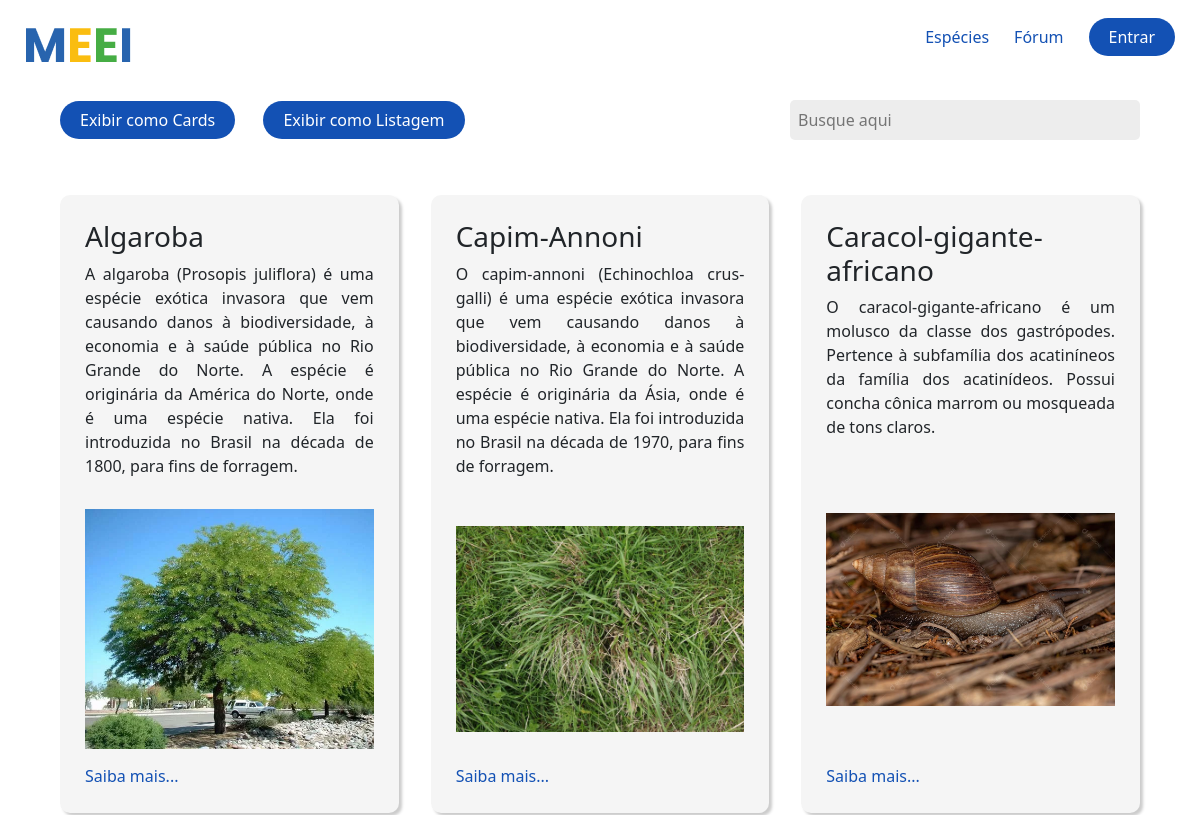
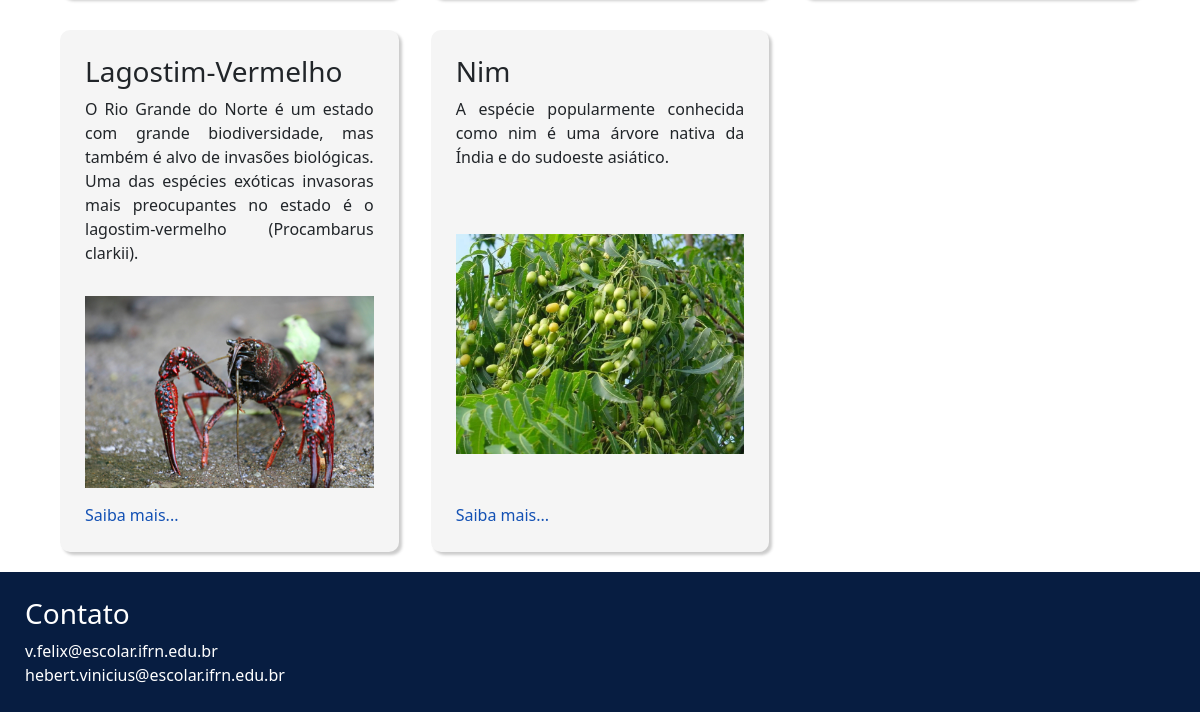
Before: /especies/ with the older database file (2 pictures, top to bottom).
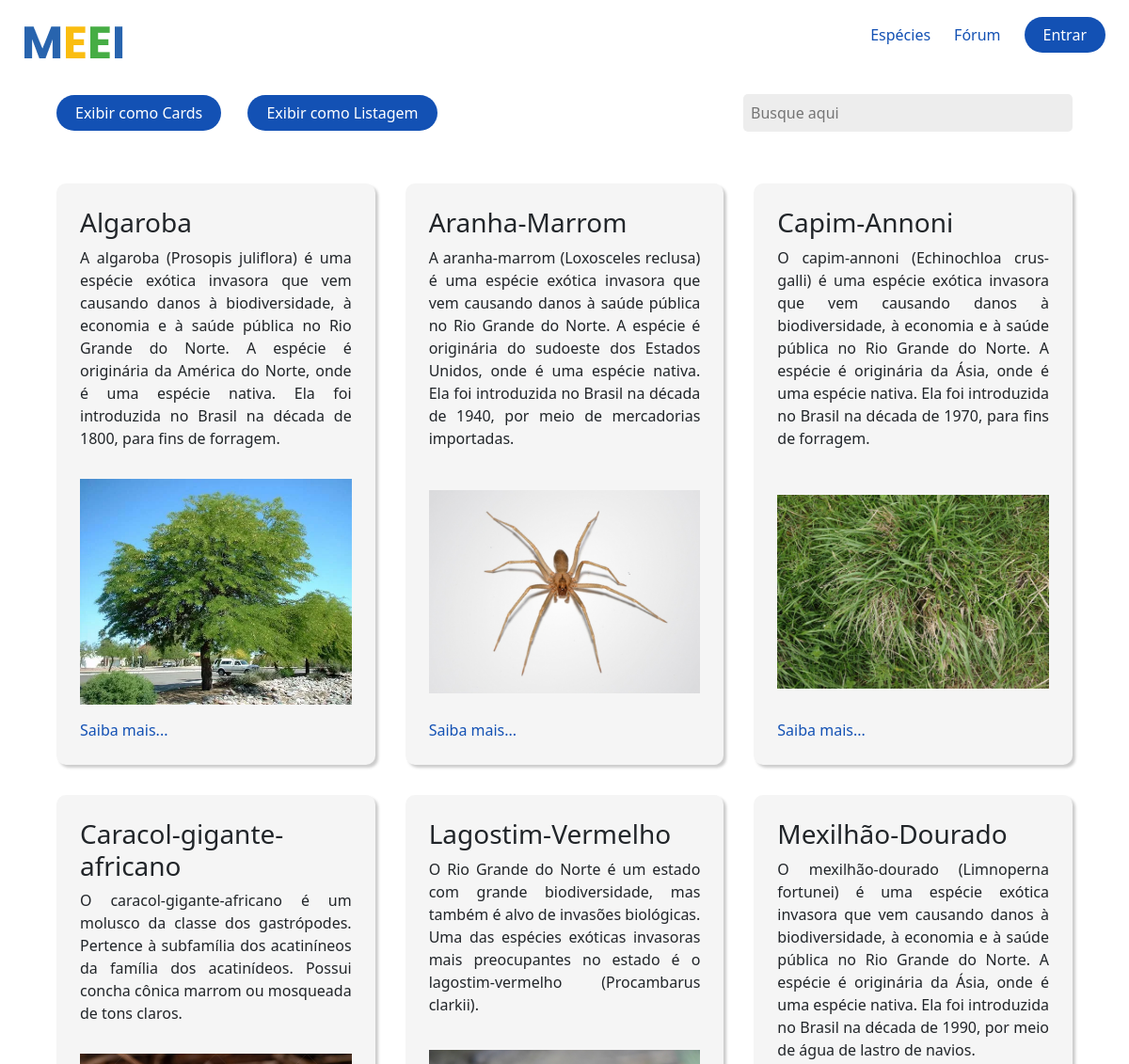
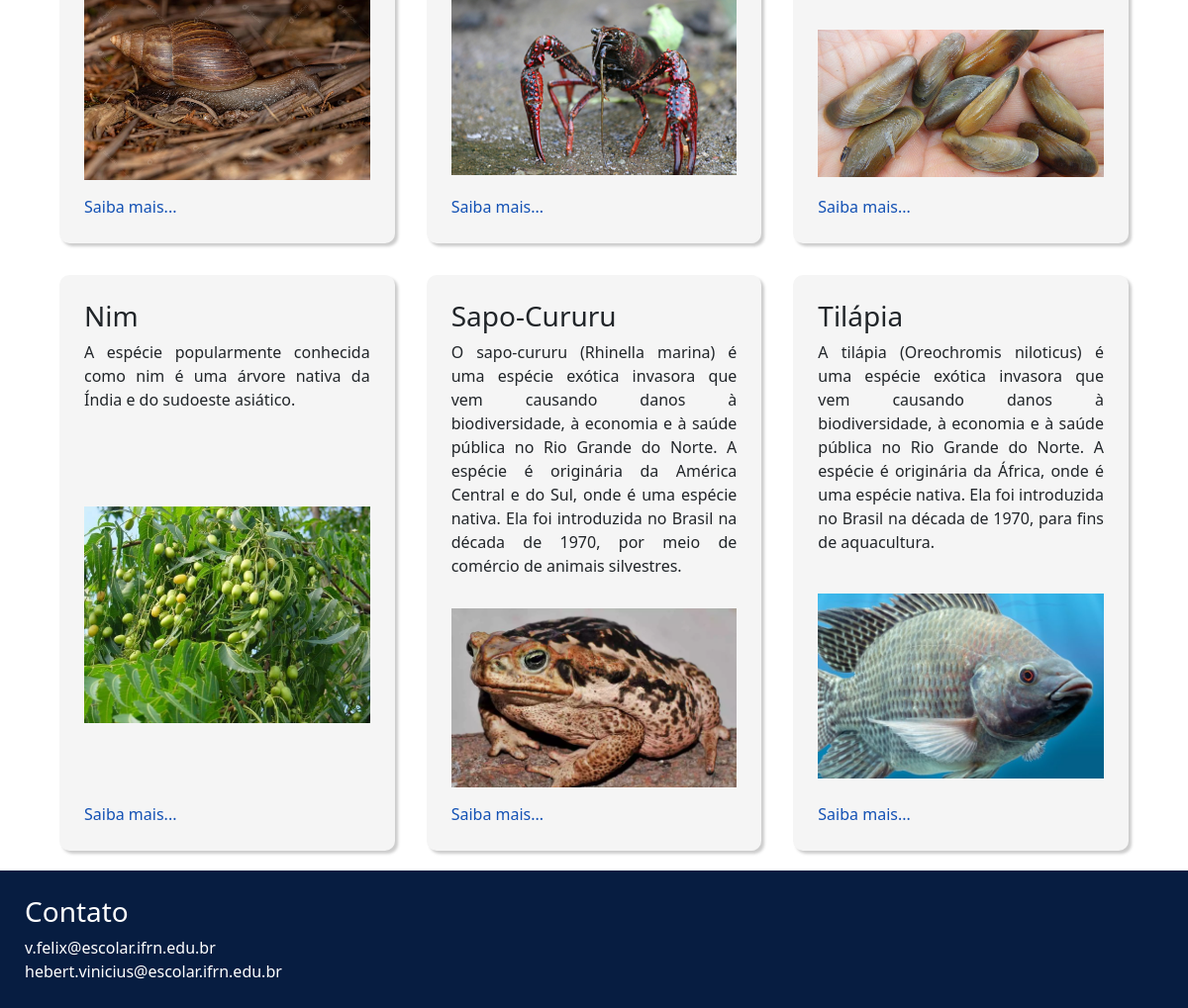
After: the same page with the newer database file (2 pictures, top to bottom).
### especies/models.py (models this page shows, shortened)
class Especies(models.Model):
    nome_especie = models.CharField(max_length=150)
    imagem = models.ImageField(upload_to='especies/%y/%m/%d')
    introducao = models.TextField()
    origem = models.TextField()
    causa_efeito = models.TextField()
    prevencao = models.TextField()
    DISPLAY_CHOICES = [
        ('cards', 'Cards'),
        ('list', 'Listagem'),
    ]
    display_type = models.CharField(
        max_length=5,
        choices=DISPLAY_CHOICES,
        default='cards',
    )

### especies/views.py (the view)
# urls.py: path('', especies_listagem, name='listagem_especies'),
def especies_listagem(request):
    display_type = request.GET.get('display_type', 'cards')  # Padrão para 'cards' se não estiver definido
    if display_type == 'cards':
        especies = Especies.objects.all().order_by('nome_especie')
        template_name = 'especies/lista_especies.html'
    elif display_type == 'list':
        especies = Especies.objects.all().order_by('nome_especie')
        template_name = 'especies/lista_especies_nomes.html'  # Altere para o nome correto do template de listagem
    else:
        especies = Especies.objects.all().order_by('nome_especie')
        template_name = 'especies/lista_especies.html'
    context = {
        'especies': especies,
        'display_type': display_type,
    }
    return render(request, 'especies/lista_especies.html', context)

### especies/templates/especies/lista_especies.html (shortened to what this page needs)
{% extends "global/base.html" %}
{% load static %}
{% block content %}
<div class="search-container gap-4 d-flex justify-content-between align-items-center">
  <div class="">
    <a class="lista-telas__entrar text-decoration-none me-4" href="?display_type=cards">Exibir como Cards</a>
    <a class="lista-telas__entrar text-decoration-none " href="?display_type=list">Exibir como Listagem</a>
  </div>
  <div class="">
    <input
    type="text"
    id="searchInput"
    placeholder="Busque aqui"
    oninput="filterContent()"
    />
  </div>
</div>
<section class="conteudo-especies">
  {% if display_type == 'cards' %}
    {% for i in especies %}
      <div class="conteudo-especies__especie searchable">
        <div class="conteudo-especies__especie__texto">
          <div class="d-flex justify-content-between">
            <h3>{{ i.nome_especie }}</h3>
          </div>
          <p>{{ i.introducao }}</p>
        </div>
        <img src="{{ i.imagem.url }}" alt="">
        <a href="{% url 'detalhe_especies' i.id %}" style="display: block; text-decoration: none;">Saiba mais...</a>
      </div>
    {% empty %}
      <h3>Não há espécies cadastradas no momento</h3>
    {% endfor %}
  {% elif display_type == 'list' %}
    <ul class="list-group list-group-flush">
      {% for i in especies %}
        <li class="list-group-item searchable"><a class="text-decoration-none" href="{% url 'detalhe_especies' i.id %}">{{ i.nome_especie }}</a></li>
      {% endfor %}
    </ul>
  {% endif %}
</section>
{% endblock content %}

### templates/global/base.html (shortened to what this page needs)
{% load static %}
<!DOCTYPE html>
<html lang="pt-BR">
<head>
    <link rel="stylesheet" href="{% static 'noticias/css/style.css' %}">
    <link href="https://cdn.jsdelivr.net/npm/bootstrap@5.3.2/dist/css/bootstrap.min.css" rel="stylesheet">
</head>
<body>
    <header>
        <nav>
          <a href="{% url 'index' %}">
            <img src="{% static 'noticias/img/MEEI.png' %}" alt="MEEI" class="logo" />
          </a>
          <ul class="lista-telas">
            <li>
              <a class="lista-telas__especie text-decoration-none" href="{% url 'listagem_especies' %}"
                >Espécies</a
              >
            </li>
            <li>
              <a href="{% url 'forum' %}" class="lista-telas__especie text-decoration-none">Fórum</a>
            </li>
            <li>
              {% if request.user.is_authenticated %}
              <span class="lista-telas__especie text-decoration-none" style="padding-right: 12px" >
                <img
                  src="{% static 'noticias/img/icones/icone-usuario.png' %}"
                  alt="Icone Usuario"
                  style="width: 1.5rem;"
                />
                Olá, {{ request.user.username }}
              </span>
              <a class="lista-telas__entrar text-decoration-none" href="{% url 'logout' %}">Sair</a>
              {% else %}
                <a class="lista-telas__entrar text-decoration-none" href="{% url 'login' %}">Entrar</a>
              {% endif %}
            </li>
          </ul>
        </nav>
      </header>
      <main>
        {% block content %}
        {% endblock content %}
      </main>
      <footer>
        <h3>Contato</h3>
        <a href="mailto:v.felix@escolar.ifrn.edu.br"
            class="text-decoration-none"
          >v.felix@escolar.ifrn.edu.br</a
        >
        <a href="mailto:hebert.vinicius@escolar.ifrn.edu.br"
            class="text-decoration-none"
          >hebert.vinicius@escolar.ifrn.edu.br</a
        >
      </footer>
</body>
</html>

### noticias/static/noticias/css/style.css (style rules this page uses)
:root { --blue: #1351b4; --medium-blue: #0c326f; --dark-blue: #071d41; --grey: #ccc; }
* { margin: 0; padding: 0; box-sizing: border-box; }
body { font-family: "Poppins", sans-serif; min-height: 100vh; }
a { text-decoration: none; }
header { padding: 25px 25px 0; }
nav { display: flex; justify-content: space-between; align-items: center; }
.lista-telas__especie { color: var(--blue); }
.lista-telas__entrar { color: white; background-color: var(--blue); padding: 8px 20px; border-radius: 25px; }
.lista-telas { display: flex; align-items: center; justify-content: center; list-style: none; gap: 25px; }
main { min-height: calc(100vh - 100px); }
main > :not(.dados-estatisticos) { padding: 20px 60px; }
.conteudo-especies { display: grid; grid-template-columns: repeat(3, 1fr); place-content: center; gap: 32px; }
.conteudo-especies__especie { background-color: whitesmoke; border-radius: 10px; box-shadow: 3px 3px 3px var(--grey); padding: 25px; display: flex; flex-direction: column; gap: 15px; width: 100%; }
.conteudo-especies__especie img { width: 100%; height: 400px; object-fit: contain; flex: 1; }
.conteudo-especies__especie a { color: var(--blue); }
.conteudo-especies__especie__texto p { text-align: justify; }
.search-container { display: flex; justify-content: flex-end; margin-bottom: 15px; margin-top: 15px; }
#searchInput { width: 350px; }
input, select { border: none; background-color: #ededed; border-radius: 5px; font-family: "Poppins", sans-serif; padding: 8px; }
a { text-decoration: none; color: inherit; }
footer { background-color: var(--dark-blue); display: flex; flex-direction: column; padding: 25px; }
footer h3, footer a { color: white; }

Changed rows visible on the page:
added Especies: nome_especie "Aranha-Marrom", introducao "A aranha-marrom (Loxosceles reclusa) é uma espécie exótica invasora que vem causando danos à saúde pública no Rio Grande do Norte. A espécie é originária do sudoeste dos Estados Unidos, onde é uma espécie nativa. Ela foi introduzida no Brasil na década de 1940, por meio de mercadorias importadas.", imagem (picture)
added Especies: nome_especie "Mexilhão-Dourado", introducao "O mexilhão-dourado (Limnoperna fortunei) é uma espécie exótica invasora que vem causando danos à biodiversidade, à economia e à saúde pública no Rio Grande do Norte. A espécie é originária da Ásia, onde é uma espécie nativa. Ela foi introduzida no Brasil na década de 1990, por meio de água de lastro de navios.", imagem (picture)
added Especies: nome_especie "Sapo-Cururu", introducao "O sapo-cururu (Rhinella marina) é uma espécie exótica invasora que vem causando danos à biodiversidade, à economia e à saúde pública no Rio Grande do Norte. A espécie é originária da América Central e do Sul, onde é uma espécie nativa. Ela foi introduzida no Brasil na década de 1970, por meio de comércio de animais silvestres.", imagem (picture)
added Especies: nome_especie "Tilápia", introducao "A tilápia (Oreochromis niloticus) é uma espécie exótica invasora que vem causando danos à biodiversidade, à economia e à saúde pública no Rio Grande do Norte. A espécie é originária da África, onde é uma espécie nativa. Ela foi introduzida no Brasil na década de 1970, para fins de aquacultura.", imagem (picture)
